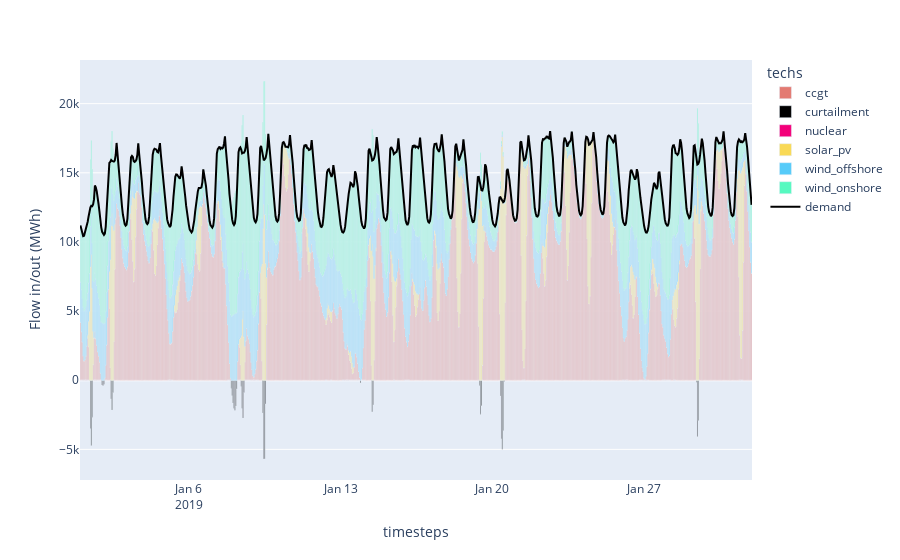

Notebook source saved alongside this figure:
### Markdown cell above
## 3.1. Visualise the change in the system operation and the impact on prices

### Code cell
# Dispatch plots can be generated directly from the saved model results
plot_dispatch(model_path='results/more_vres.nc', plot_export_path='results/more_vres.html')

### Figure 1 — Plotly figure (JSON) as saved in the notebook; plotly's stock layout.template omitted (floating-point values rounded to 4 significant figures; data arrays with more than 128 entries replaced by an {"elided": "..."} marker saying what was removed)
{"data": [{"hovertemplate": "techs=ccgt<br>timesteps=%{x}<br>Flow in/out (MWh)=%{y}<extra></extra>", "legendgroup": "ccgt", "marker": {"color": "#E37A72", "pattern": {"shape": ""}}, "name": "ccgt", "orientation": "v", "showlegend": true, "textposition": "auto", "type": "bar", "x": {"elided": "742 str values"}, "xaxis": "x", "y": {"elided": "742 float values"}, "yaxis": "y"}, {"hovertemplate": "techs=curtailment<br>timesteps=%{x}<br>Flow in/out (MWh)=%{y}<extra></extra>", "legendgroup": "curtailment", "marker": {"color": "#000000", "pattern": {"shape": ""}}, "name": "curtailment", "orientation": "v", "showlegend": true, "textposition": "auto", "type": "bar", "x": {"elided": "177 str values"}, "xaxis": "x", "y": {"elided": "177 float values"}, "yaxis": "y"}, {"hovertemplate": "techs=nuclear<br>timesteps=%{x}<br>Flow in/out (MWh)=%{y}<extra></extra>", "legendgroup": "nuclear", "marker": {"color": "#F3007A", "pattern": {"shape": ""}}, "name": "nuclear", "orientation": "v", "showlegend": true, "textposition": "auto", "type": "bar", "x": {"elided": "744 str values"}, "xaxis": "x", "y": {"elided": "744 float values"}, "yaxis": "y"}, {"hovertemplate": "techs=solar_pv<br>timesteps=%{x}<br>Flow in/out (MWh)=%{y}<extra></extra>", "legendgroup": "solar_pv", "marker": {"color": "#F9D956", "pattern": {"shape": ""}}, "name": "solar_pv", "orientation": "v", "showlegend": true, "textposition": "auto", "type": "bar", "x": {"elided": "250 str values"}, "xaxis": "x", "y": {"elided": "250 float values"}, "yaxis": "y"}, {"hovertemplate": "techs=wind_offshore<br>timesteps=%{x}<br>Flow in/out (MWh)=%{y}<extra></extra>", "legendgroup": "wind_offshore", "marker": {"color": "#56CBF9", "pattern": {"shape": ""}}, "name": "wind_offshore", "orientation": "v", "showlegend": true, "textposition": "auto", "type": "bar", "x": {"elided": "744 str values"}, "xaxis": "x", "y": {"elided": "744 float values"}, "yaxis": "y"}, {"hovertemplate": "techs=wind_onshore<br>timesteps=%{x}<br>Flow in/out (MWh)=%{y}<extra></extra>", "legendgroup": "wind_onshore", "marker": {"color": "#56F9C0", "pattern": {"shape": ""}}, "name": "wind_onshore", "orientation": "v", "showlegend": true, "textposition": "auto", "type": "bar", "x": {"elided": "744 str values"}, "xaxis": "x", "y": {"elided": "744 float values"}, "yaxis": "y"}, {"marker": {"color": "black"}, "name": "demand", "type": "scatter", "x": {"elided": "744 str values"}, "y": {"elided": "744 float values"}}], "layout": {"barmode": "relative", "legend": {"title": {"text": "techs"}, "tracegroupgap": 0}, "margin": {"t": 60}, "xaxis": {"anchor": "y", "domain": [0, 1], "title": {"text": "timesteps"}}, "yaxis": {"anchor": "x", "domain": [0, 1], "title": {"text": "Flow in/out (MWh)"}}}}
